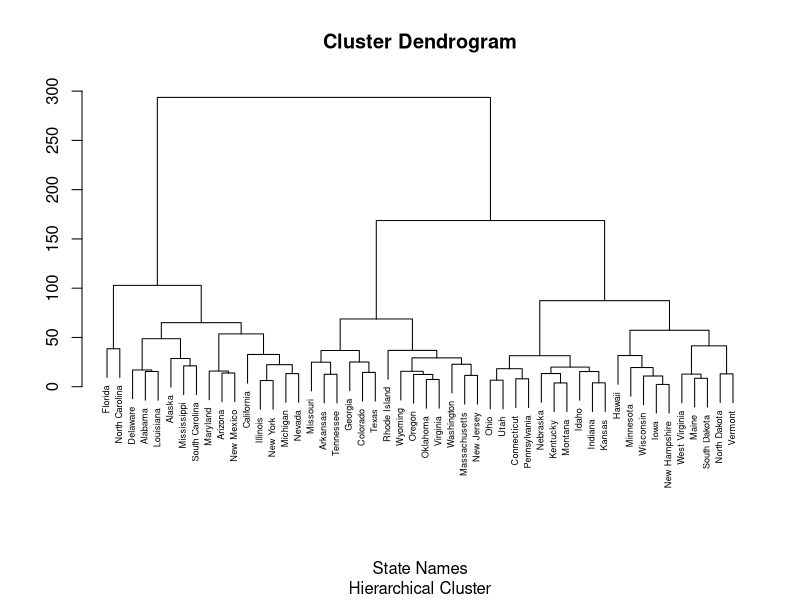
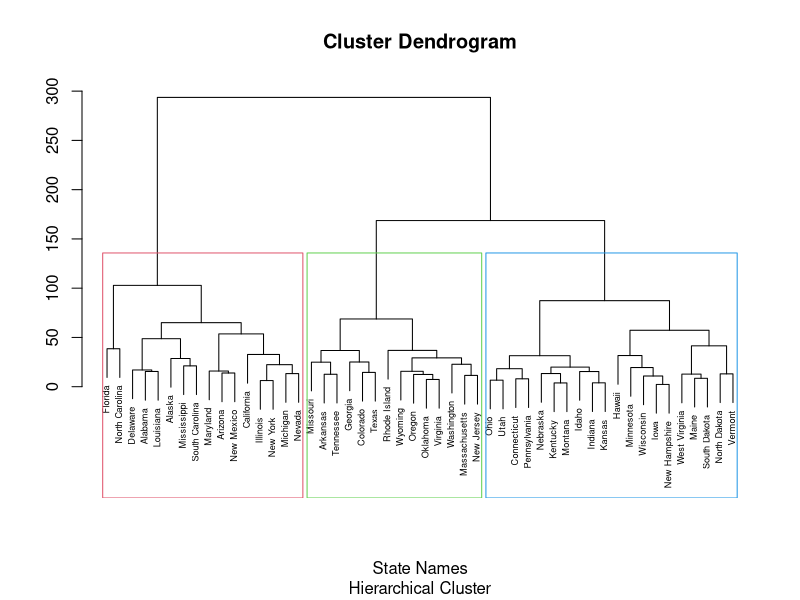
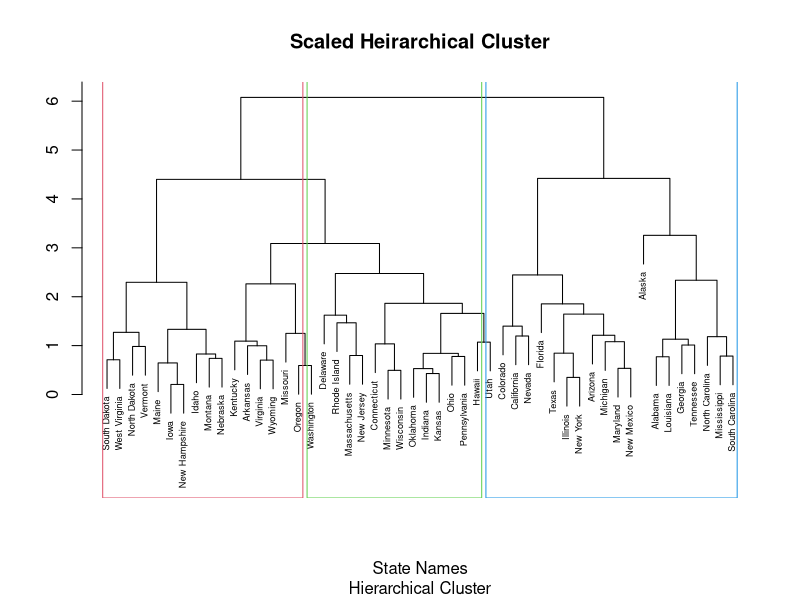

Generate these figures, in order, with R:
## ---- chunk 1
library(cluster)
library(datasets)
## ---- chunk 2
USA.data <- USArrests
Heir.Cluster <- hclust(dist(USA.data, method = "euclidean"), method = "complete")
plot(Heir.Cluster, cex = 0.55, xlab = "State Names", ylab = NULL, sub = "Hierarchical Cluster")
## ---- chunk 3
Cut.Heir.Cluster <- cutree(Heir.Cluster, 3)
sorted.Cluster <- sort(Cut.Heir.Cluster)
## ---- chunk 4
Cluster1.Names <- names(sorted.Cluster[1:16])
print(Cluster1.Names)
## ---- chunk 5
Cluster2.Names <- names(sorted.Cluster[17:30])
print(Cluster2.Names)
## ---- chunk 6
Cluster3.Names <- names(sorted.Cluster[31:50])
print(Cluster3.Names)
## ---- chunk 7
plot(Heir.Cluster, cex = 0.55, xlab = "State Names",ylab = NULL, sub = "Hierarchical Cluster")
rect.hclust(Heir.Cluster, k=3, border=2:6)
## ---- chunk 8
Heir.Cluster.Scale <- hclust(dist(scale(USA.data), method = "euclidean"), method = "complete")
plot(Heir.Cluster.Scale, xlab = "State Names", main = "Scaled Heirarchical Cluster", cex = 0.55, ylab = NULL, sub = "Hierarchical Cluster")
rect.hclust(Heir.Cluster, k=3, border=2:6)
## ---- chunk 9
Cut.Heir.Cluster.Scale <- cutree(Heir.Cluster.Scale, k =3)
## ---- chunk 10
table(Cut.Heir.Cluster)
## ---- chunk 11
table(Cut.Heir.Cluster.Scale)
sorted.Cluster.Scale <- sort(Cut.Heir.Cluster.Scale)
## ---- chunk 12
Cluster1.Names.Scale <- names(sorted.Cluster.Scale[1:8])
print(Cluster1.Names.Scale)
## ---- chunk 13
Cluster2.Names.Scale <- names(sorted.Cluster.Scale[9:19])
print(Cluster2.Names.Scale)
## ---- chunk 14
Cluster3.Names.Scale <- names(sorted.Cluster.Scale[20:50])
print(Cluster3.Names.Scale)
